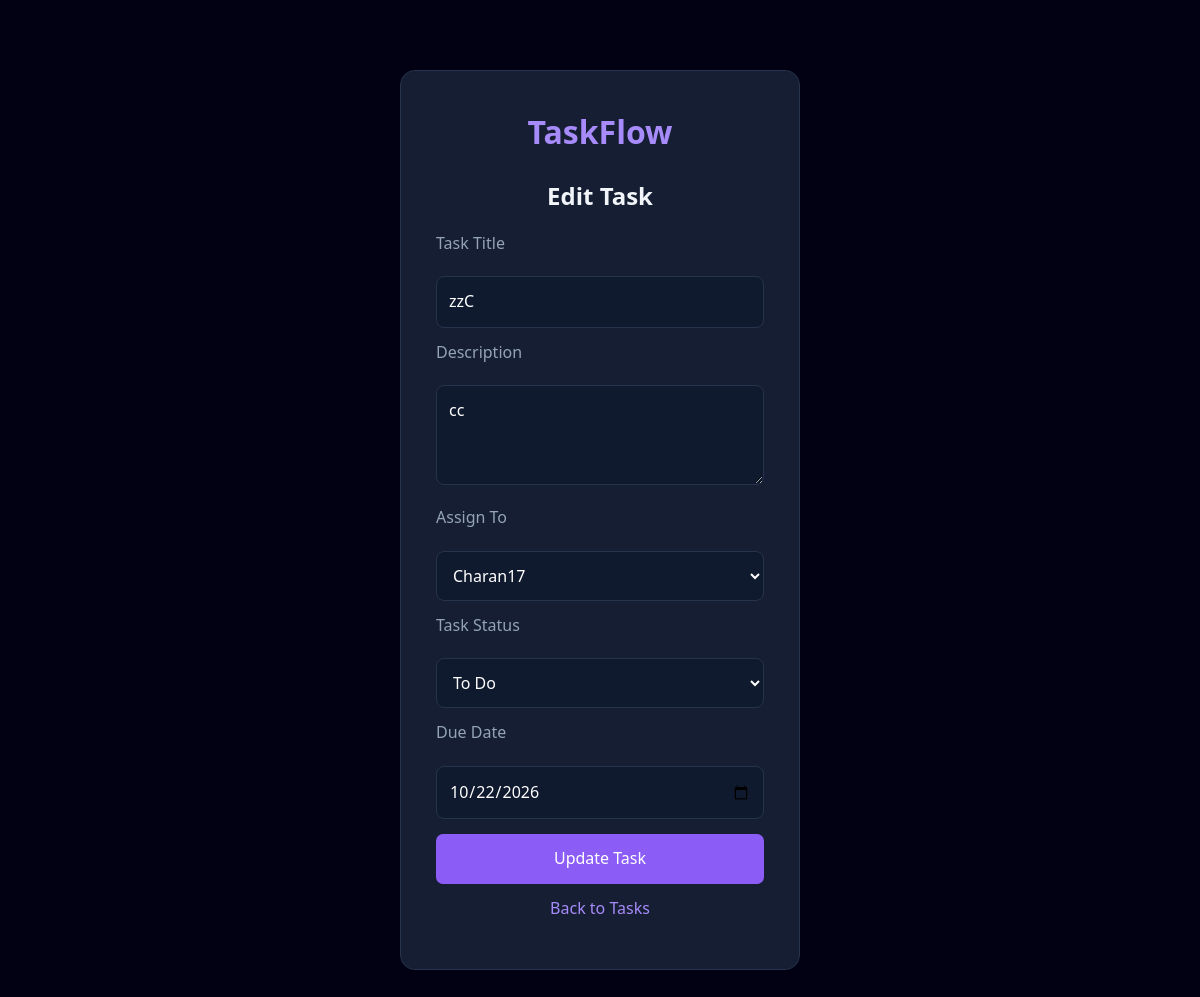
Screenshot of /task/3/edit/ (signed in) with the database file from the repository.
### core/models.py (models this page shows, shortened)
class Task(models.Model):
    STATUS_CHOICES = [
        ('To Do', 'To Do'),
        ('In Progress', 'In Progress'),
        ('Completed', 'Completed'),
    ]
    PRIORITY_CHOICES = [
        ('Low', 'Low'),
        ('Medium', 'Medium'),
        ('High', 'High'),
    ]
    priority = models.CharField(
        max_length=10,
        choices=PRIORITY_CHOICES,
        default='Medium'
    )
    project = models.ForeignKey(
        Project,
        on_delete=models.CASCADE,
        related_name='tasks'
    )
    attachment = models.FileField(
    upload_to='task_attachments/',
    blank=True,
    null=True
    )
    title = models.CharField(max_length=200)
    description = models.TextField()
    assigned_to = models.ForeignKey(
        User,
        on_delete=models.SET_NULL,
        null=True,
        blank=True,
        related_name='assigned_tasks'
    )
    status = models.CharField(
        max_length=20,
        choices=STATUS_CHOICES,
        default='To Do'
    )
    due_date = models.DateField(null=True, blank=True)
    created_at = models.DateTimeField(auto_now_add=True)

### core/views.py (the view, shortened to what this page needs)
# urls.py: path('task/<int:task_id>/edit/', views.edit_task, name='edit_task'),
@login_required
def edit_task(request, task_id):
    task = get_object_or_404(
        Task,
        id=task_id,
        project__members=request.user
    )
    return render(request, 'core/edit_task.html', {
        'task': task,
        'project': task.project,
        'members': task.project.members.all()
    })

### core/templates/core/edit_task.html (shortened to what this page needs)
<!DOCTYPE html>
<html>
<head>
    <link rel="stylesheet" href="/static/core/style.css">
</head>
<body>
<div class="container">
    <h1>TaskFlow</h1>
    <h2>Edit Task</h2>
    <form method="POST">
        <p>Task Title</p>
        <input type="text"
               name="title"
               value="{{ task.title }}"
               required>
        <p>Description</p>
        <textarea name="description" required>{{ task.description }}</textarea>
        <p>Assign To</p>
        <select name="assigned_to">
            {% for member in members %}
                <option value="{{ member.id }}"
                    {% if task.assigned_to_id == member.id %}selected{% endif %}>
                    {{ member.username }}
                </option>
            {% endfor %}
        </select>
        <p>Task Status</p>
        <select name="status">
            <option value="To Do"
                {% if task.status == 'To Do' %}selected{% endif %}>
                To Do
            </option>
        </select>
        <p>Due Date</p>
        <input type="date"
               name="due_date"
               value="{{ task.due_date|date:'Y-m-d' }}">
        <button type="submit">Update Task</button>
    </form>
    <p>
        <a href="{% url 'project_tasks' task.project.id %}">
            Back to Tasks
        </a>
    </p>
</div>
</body>
</html>

### core/static/core/style.css (style rules this page uses)
* { margin: 0; padding: 0; box-sizing: border-box; }
:root { --bg: #0b1020; --sidebar: #10172a; --card: #151e32; --card-hover: #1b2740; --border: #26334c; --purple: #8b5cf6; --purple-light: #a78bfa; --text: #f1f5f9; --muted: #94a3b8; --green: #22c55e; --blue: #38bdf8; --orange: #f59e0b; --red: #ef4444; }
body { font-family: 'Segoe UI', Arial, sans-serif; background: var(--bg); color: var(--text); min-height: 100vh; line-height: 1.6; }
a { color: var(--purple-light); text-decoration: none; }
button, input, select, textarea { font: inherit; }
button { cursor: pointer; }
input, select, textarea { background: #101a2e; color: white; border: 1px solid var(--border); border-radius: 8px; padding: 12px; outline: none; }
.container { width: 400px; max-width: 92%; padding: 35px; background: var(--card); border: 1px solid var(--border); border-radius: 15px; text-align: center; margin: 70px auto; }
.container h1 { color: var(--purple-light); margin-bottom: 20px; }
.container h2 { margin-bottom: 15px; }
.container p { color: var(--muted); margin: 12px 0; }
.container form { margin-top: 20px; }
.container form p { text-align: left; }
.container input, .container select, .container textarea { width: 100%; margin-top: 8px; }
.container button { width: 100%; padding: 12px; background: var(--purple); color: white; border: none; border-radius: 7px; margin-top: 15px; }
form:not(.filter-form):not(.owner-actions form) { margin-top: 15px; }
textarea { width: 100%; min-height: 100px; resize: vertical; }
body { background: rgb(2, 0, 19) !important; }

### rows the page displays
Task: title "zzC", description "cc", assigned_to "Charan17", status "To Do", due_date "10/22/2026"
